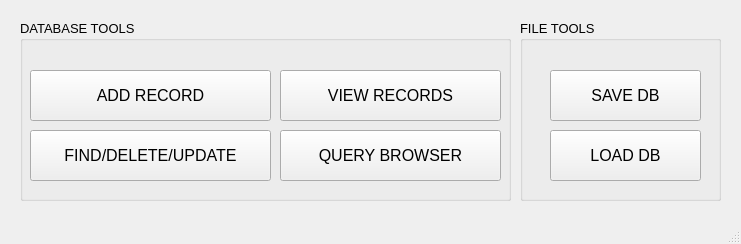
<?xml version="1.0" encoding="UTF-8"?>
<ui version="4.0">
 <class>MainWindow</class>
 <widget class="QMainWindow" name="MainWindow">
  <property name="geometry">
   <rect>
    <x>0</x>
    <y>0</y>
    <width>741</width>
    <height>244</height>
   </rect>
  </property>
  <property name="cursor">
   <cursorShape>ArrowCursor</cursorShape>
  </property>
  <property name="windowTitle">
   <string>RECORD INDEXER (DBMS)</string>
  </property>
  <property name="statusTip">
   <string>DAA PROJECT BY ROHIT, ROHIN &amp; SANJAY</string>
  </property>
  <widget class="QWidget" name="centralWidget">
   <widget class="QSplitter" name="splitter_2">
    <property name="geometry">
     <rect>
      <x>30</x>
      <y>30</y>
      <width>217</width>
      <height>0</height>
     </rect>
    </property>
    <property name="orientation">
     <enum>Qt::Vertical</enum>
    </property>
    <widget class="QSplitter" name="splitter">
     <property name="orientation">
      <enum>Qt::Horizontal</enum>
     </property>
    </widget>
   </widget>
   <widget class="QGroupBox" name="groupBox">
    <property name="geometry">
     <rect>
      <x>520</x>
      <y>20</y>
      <width>201</width>
      <height>181</height>
     </rect>
    </property>
    <property name="font">
     <font>
      <pointsize>10</pointsize>
     </font>
    </property>
    <property name="title">
     <string>FILE TOOLS</string>
    </property>
    <widget class="QPushButton" name="pushButton_6">
     <property name="geometry">
      <rect>
       <x>30</x>
       <y>50</y>
       <width>151</width>
       <height>51</height>
      </rect>
     </property>
     <property name="font">
      <font>
       <pointsize>12</pointsize>
      </font>
     </property>
     <property name="text">
      <string>SAVE DB</string>
     </property>
    </widget>
    <widget class="QPushButton" name="pushButton_7">
     <property name="geometry">
      <rect>
       <x>30</x>
       <y>110</y>
       <width>151</width>
       <height>51</height>
      </rect>
     </property>
     <property name="font">
      <font>
       <pointsize>12</pointsize>
      </font>
     </property>
     <property name="text">
      <string>LOAD DB</string>
     </property>
    </widget>
   </widget>
   <widget class="QGroupBox" name="groupBox_2">
    <property name="geometry">
     <rect>
      <x>20</x>
      <y>20</y>
      <width>491</width>
      <height>181</height>
     </rect>
    </property>
    <property name="font">
     <font>
      <pointsize>10</pointsize>
     </font>
    </property>
    <property name="title">
     <string>DATABASE TOOLS</string>
    </property>
    <widget class="QPushButton" name="pushButton_4">
     <property name="geometry">
      <rect>
       <x>260</x>
       <y>50</y>
       <width>221</width>
       <height>51</height>
      </rect>
     </property>
     <property name="font">
      <font>
       <pointsize>12</pointsize>
      </font>
     </property>
     <property name="text">
      <string>VIEW RECORDS</string>
     </property>
    </widget>
    <widget class="QPushButton" name="pushButton_3">
     <property name="geometry">
      <rect>
       <x>10</x>
       <y>50</y>
       <width>241</width>
       <height>51</height>
      </rect>
     </property>
     <property name="font">
      <font>
       <pointsize>12</pointsize>
      </font>
     </property>
     <property name="text">
      <string>ADD RECORD</string>
     </property>
    </widget>
    <widget class="QPushButton" name="pushButton_8">
     <property name="geometry">
      <rect>
       <x>260</x>
       <y>110</y>
       <width>221</width>
       <height>51</height>
      </rect>
     </property>
     <property name="font">
      <font>
       <pointsize>12</pointsize>
      </font>
     </property>
     <property name="text">
      <string>QUERY BROWSER</string>
     </property>
    </widget>
    <widget class="QPushButton" name="pushButton_5">
     <property name="geometry">
      <rect>
       <x>10</x>
       <y>110</y>
       <width>241</width>
       <height>51</height>
      </rect>
     </property>
     <property name="font">
      <font>
       <pointsize>12</pointsize>
      </font>
     </property>
     <property name="text">
      <string>FIND/DELETE/UPDATE</string>
     </property>
    </widget>
   </widget>
  </widget>
  <widget class="QStatusBar" name="statusBar">
   <property name="statusTip">
    <string/>
   </property>
  </widget>
  <widget class="QMenuBar" name="menuBar">
   <property name="geometry">
    <rect>
     <x>0</x>
     <y>0</y>
     <width>741</width>
     <height>19</height>
    </rect>
   </property>
   <property name="nativeMenuBar">
    <bool>false</bool>
   </property>
  </widget>
  <action name="actionRECORD">
   <property name="text">
    <string>RECORD</string>
   </property>
  </action>
 </widget>
 <layoutdefault spacing="6" margin="11"/>
 <resources/>
 <connections/>
</ui>
